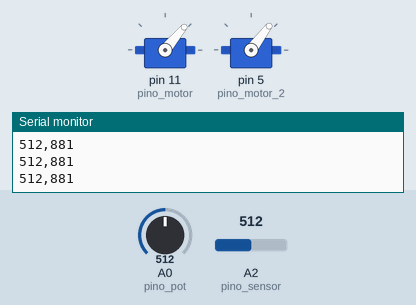
Recording of a sketch running on a simulated Arduino Uno, built with avr-gcc and run on an emulated ATmega328P. On the bench: 2 × servo, the last lines printed to the serial monitor. The inputs (shaded band) are chosen by the test bench; at power-on: A2 (pino_sensor) = 512, A0 (pino_pot) = 512.

Above: at 6.2 s.
6.3 s: A2 (pino_sensor) set to 900
At 7.0 s:
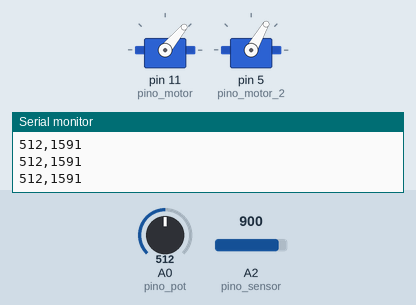
7.8 s: A0 (pino_pot) set to 716
At 8.8 s:
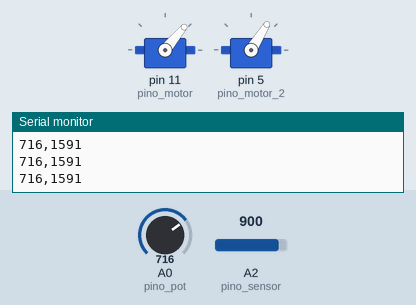
9.3 s: A0 (pino_pot) set to 511
At 10.2 s:
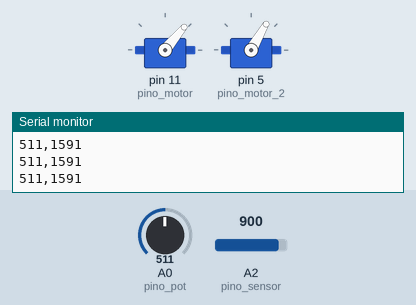
10.8 s: A2 (pino_sensor) set to 511
At 11.5 s:
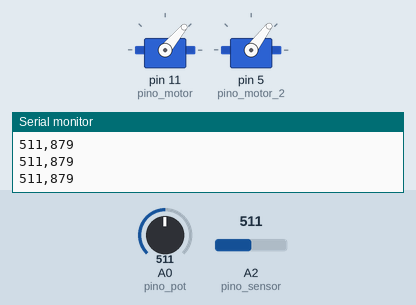
Timing chart, 0 to 13.3 s (numbered marks = the images above; inputs shaded):
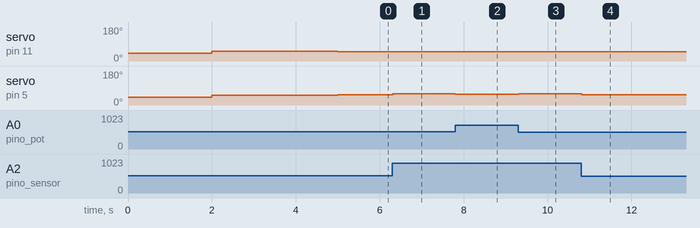

Measured:
- after the input at 6.3 s, servo on pin 5 (pino_motor_2): 53° → 60° at once
- after the input at 7.8 s, servo on pin 5 (pino_motor_2): 60° → 58° at once
- after the input at 9.3 s, servo on pin 5 (pino_motor_2): 58° → 60° at once
- after the input at 10.8 s, servo on pin 5 (pino_motor_2): 60° → 53° at once

The sketch:

test_esc.ino
```cpp
//Programa: Controle de motor brushless EMAX CF2822
//Autor : Arduino e Cia

#include <Servo.h>

#define pino_pot A0
#define pino_sensor A2

#define pino_motor 11
#define pino_motor_2 5

Servo esc;
Servo esc2;

//Pino do potenciometro

//Pino de controle do motor

int ref;
int vSensor;
int baseRotation = 50;
int cont = 0;
int rep = 0;
int off = 0;

void setup()
{
  Serial.begin(115200);

  esc.attach(pino_motor);
  esc2.attach(pino_motor_2);

  esc.write(40);
  esc2.write(40);
  delay(2000);
  esc.write(52);
  esc2.write(52);
  delay(3000);
}

void loop()
{
  vSensor = map(analogRead(pino_sensor), 31, 590, 0, 1024);
  //vSensor = analogRead(pino_sensor);
  ref = analogRead(pino_pot);

  float erro = normalize(ref - vSensor);
  float c = erro * 1.01 ;

  if (c == 0) {
    esc.write(baseRotation);
    esc2.write(baseRotation);
  }
  if (c < 0) {
    esc2.write(map((c * -1), 0, 1024, baseRotation, 60));
    esc.write(baseRotation);
  }
  if (c > 0) {
    esc2.write(baseRotation);
    esc.write(map(c, 0, 1024, baseRotation, 60));
  }

  Serial.print(ref);
  Serial.print(",");
  Serial.println(vSensor);

  delay(20);
}

int normalize(float valor) {
  if (valor == 0)
    return 0;

  if (valor > 1024)
    return 1024;

  if (valor < -1024)
    return -1024;

  return valor;
}
```
